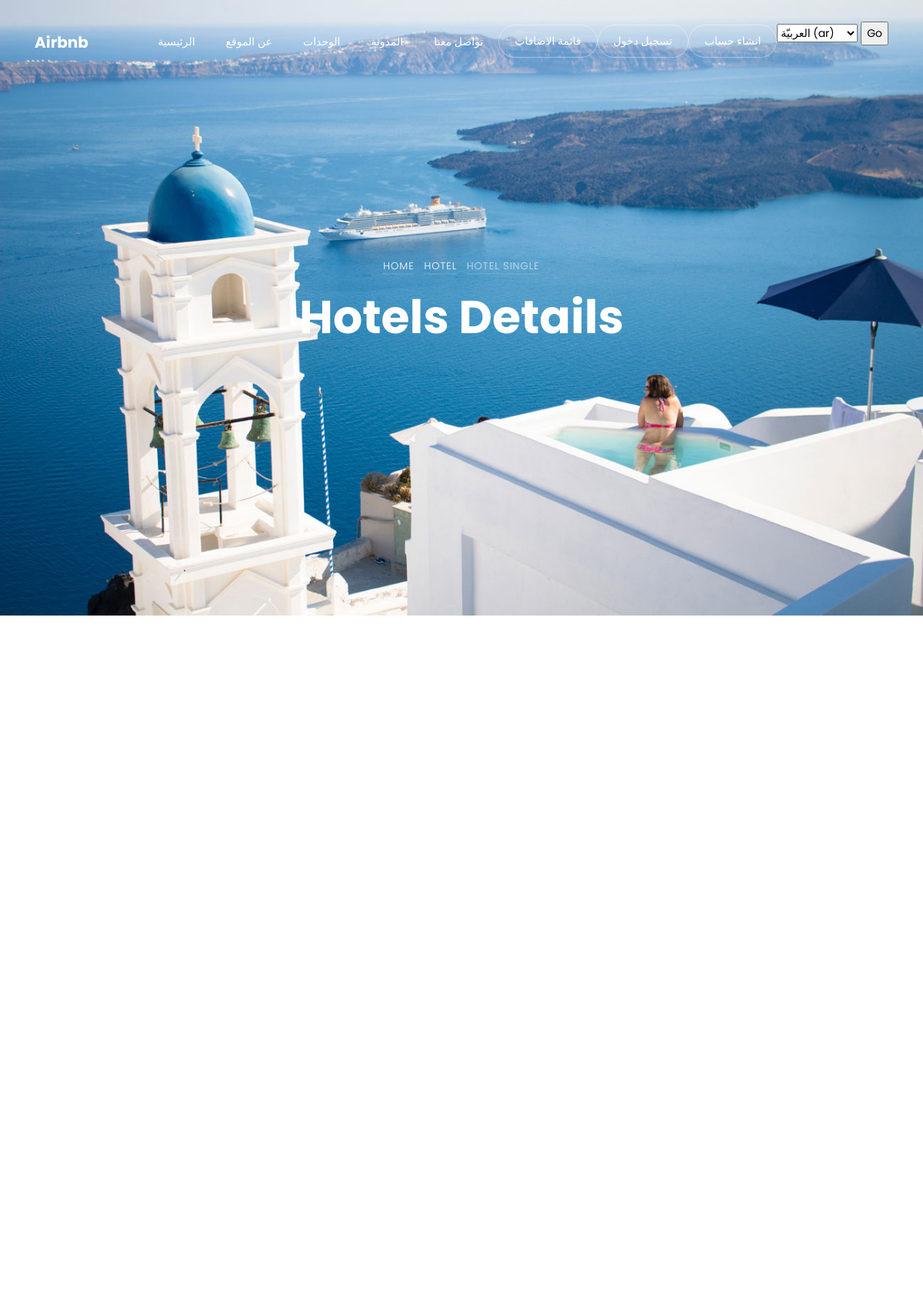
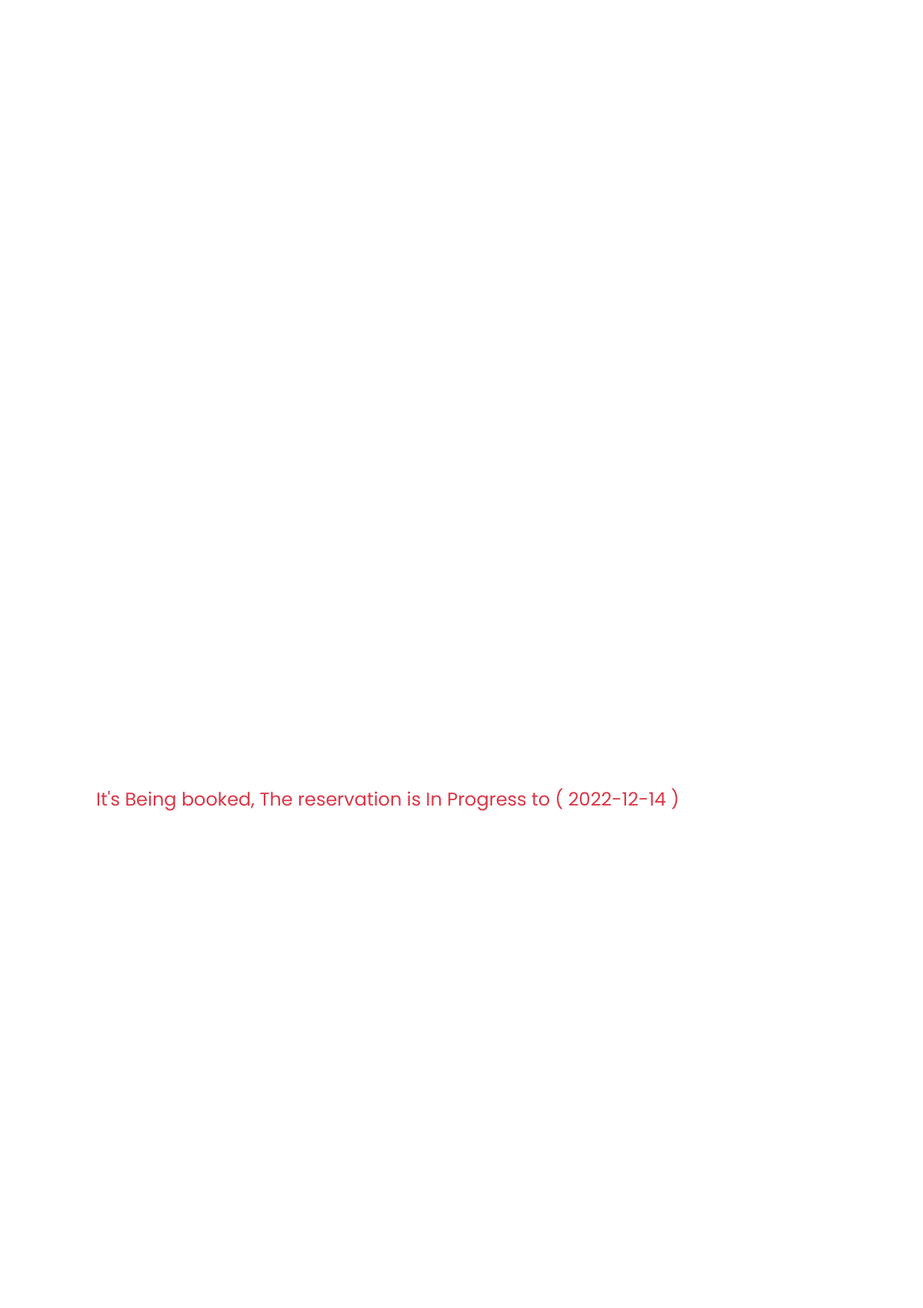
The page /property/flat-2 (upper part) on the database its author committed (2 pictures, top to bottom).
### settings/models.py (models this page shows, shortened)
class Settings(models.Model):
    site_name = models.CharField(max_length=50)
    logo = models.ImageField(upload_to='settings/')
    phone = models.CharField(max_length=20)
    email = models.EmailField(max_length=254)
    description = models.TextField(max_length=300)
    fb_link = models.URLField(max_length=200)
    tw_link = models.URLField(max_length=200)
    ins_link = models.URLField(max_length=200)
    address = models.CharField(max_length=100)

### property/models.py (models this page shows, shortened)
class Property(models.Model):
    owner = models.ForeignKey(User, related_name='property_owner', on_delete=models.CASCADE)
    name = models.CharField(max_length=100)
    image = models.ImageField(upload_to='property/')
    price = models.IntegerField(default=0)
    description = models.TextField(max_length=10000)
    place = models.ForeignKey('Place', related_name='property_place', on_delete=models.CASCADE)
    category=models.ForeignKey('Category', related_name='property_category', on_delete=models.CASCADE)
    create_at=models.DateTimeField(default=timezone.now)
    slug = models.SlugField(null=True, blank=True)
    def __str__(self):
        return self.name
    def get_absolute_url(self):
        return reverse('property:property_detail', kwargs={'slug':self.slug})
    def check_availability(self):
        all_reservations = self.book_property.all()
        now = timezone.now().date()
        for reservation in all_reservations:
            if now > reservation.date_to:
                return 'Available'
            elif now > reservation.date_from and now < reservation.date_to:
                reserved_to = reservation.date_to
                return f'In Progress to ( {reserved_to} )'
        else:
            return 'Available'

class PropertyBook(models.Model):
    user = models.ForeignKey(User, related_name='book_owner', on_delete=models.CASCADE)
    property = models.ForeignKey(Property, related_name='book_property', on_delete=models.CASCADE)
    date_from = models.DateField(default=timezone.now)
    date_to = models.DateField(default=timezone.now)
    guest = models.IntegerField(choices=COUNT)
    child = models.IntegerField(choices=COUNT)
    def in_progress(self):
        now = timezone.now().date()
        return now > self.date_from and now < self.date_to
    in_progress.boolean = True

### property/views.py (the view, shortened to what this page needs)
# urls.py: path('<slug:slug>', PropertyDetail.as_view(), name='property_detail'),
class PropertyDetail(FormMixin, DetailView):
    model= Property
    form_class = PropertyBookForm
    def get_context_data(self, **kwargs):
        context = super().get_context_data(**kwargs)
        context["related"] = Property.objects.filter(category=self.get_object().category)[:2]
        return context

### property/forms.py
class PropertyBookForm(forms.ModelForm):
    date_from = forms.DateField(widget= forms.DateInput(attrs={'id':'checkin_date'}))
    date_to = forms.DateField(widget= forms.DateInput(attrs={'id':'checkin_date'}))
    class Meta:
        model = PropertyBook
        fields = ['date_from', 'date_to', 'guest', 'child']

### property/models.py (called while the page is built)
    def __str__(self):
        return self.name

### property/templates/property/property_detail.html (shortened to what this page needs)
{% extends 'base.html' %} {% load static %} {% load bootstrap4 %} {% block body %}
<div class="hero-wrap js-fullheight" style='background-image: url({% static 'images/bg_5.jpg' %});'>
    <div class="container">
        <div class="row no-gutters slider-text js-fullheight align-items-center justify-content-center"
            data-scrollax-parent="true">
            <div class="col-md-9 ftco-animate text-center" data-scrollax=" properties: { translateY: '70%' }">
                <p class="breadcrumbs" data-scrollax="properties: { translateY: '30%', opacity: 1.6 }"><span
                        class="mr-2"><a href="index.html">Home</a></span> <span class="mr-2"><a
                            href="hotel.html">Hotel</a></span> <span>Hotel Single</span></p>
                <h1 class="mb-3 bread" data-scrollax="properties: { translateY: '30%', opacity: 1.6 }">Hotels Details
                </h1>
            </div>
        </div>
    </div>
</div>
<section class="ftco-section ftco-degree-bg">
    <div class="container">
        <div class="row">
            <div class="col-lg-10 mx-auto">
                <div class="row">
                    {% if object.check_availability == 'Available'  %}
                    <h4>Available Today</h4>
                    {% else %}
                    <h4 class='text-danger'>It's Being booked, The reservation is {{object.check_availability}}</h4>
                    {% endif %}
                </div>
            </div>
        </div>
    </div>
</section>
{% endblock body %}

### templates/base.html (shortened to what this page needs)
{% load static %} {% load i18n %}
<!DOCTYPE html>
<html lang="en">
  <head>
    <link
      rel="stylesheet"
      href="{% static 'css/open-iconic-bootstrap.min.css' %}"
    />
    <link rel="stylesheet" href="{% static 'css/animate.css' %}" />
    <link rel="stylesheet" href="{% static 'css/owl.carousel.min.css' %}" />
    <link
      rel="stylesheet"
      href="{% static 'css/owl.theme.default.min.css' %}"
    />
    <link rel="stylesheet" href="{% static 'css/magnific-popup.css' %}" />
    <link rel="stylesheet" href="{% static 'css/aos.css' %}" />
    <link rel="stylesheet" href="{% static 'css/ionicons.min.css' %}" />
    <link rel="stylesheet" href="{% static 'css/bootstrap-datepicker.css' %}" />
    <link rel="stylesheet" href="{% static 'css/jquery.timepicker.css' %}" />
    <link rel="stylesheet" href="{% static 'css/flaticon.css' %}" />
    <link rel="stylesheet" href="{% static 'css/icomoon.css' %}" />
    <link rel="stylesheet" href="{% static 'css/style.css' %}" />
  </head>
  <body>
    <nav
      class="navbar navbar-expand-lg navbar-dark ftco_navbar bg-dark ftco-navbar-light"
      id="ftco-navbar"
    >
      <div class="container">
        <a class="navbar-brand" href="/">{{myfooter.site_name}}</a>
        <div class="collapse navbar-collapse" id="ftco-nav">
          <ul class="navbar-nav ml-auto">
            <li class="nav-item">
              <a href="/" class="nav-link">{% translate "Home" %}</a>
            </li>
            <li class="nav-item">
              <a href="{% url 'about:about' %}" class="nav-link">
                {% translate "About" %}
              </a>
            </li>
            <li class="nav-item">
              <a href="{% url 'property:property_list' %}" class="nav-link"
                >{% translate "Properties" %}</a
              >
            </li>
            <li class="nav-item">
              <a href="{% url 'blog:post_list' %}" class="nav-link"
                >{% translate "Blog" %}</a
              >
            </li>
            <li class="nav-item">
              <a href="{% url 'home:contact_us' %}" class="nav-link"
                >{% translate "Contact" %}</a
              >
            </li>
            <li class="nav-item cta">
              <a href="" class="nav-link"
                ><span>{% translate "Add listing" %}</span></a
              >
            </li>
            {% if request.user.is_authenticated %}
            <li class="nav-item cta">
              <a href="{% url 'accounts:profile' %}" class="nav-link"
                >{% translate "Profile" %}</a
              >
            </li>
            {% else %}
            <li class="nav-item cta">
              <a href="{% url 'login' %}" class="nav-link"
                ><span>{% translate "Login" %}</span></a
              >
            </li>
            <li class="nav-item cta">
              <a href="{% url 'accounts:signup' %}" class="nav-link"
                ><span>{% translate "Sign Up" %}</span></a
              >
            </li>
            {% endif %}
            <form action="{% url 'set_language' %}" method="post">{% csrf_token %}
              <select name="language">
                  {% get_current_language as LANGUAGE_CODE %}
                  {% get_available_languages as LANGUAGES %}
                  {% get_language_info_list for LANGUAGES as languages %}
                  {% for language in languages %}
                      <option value="{{ language.code }}"{% if language.code == LANGUAGE_CODE %} selected{% endif %}>
                          {{ language.name_local }} ({{ language.code }})
                      </option>
                  {% endfor %}
              </select>
              <input type="submit" value="Go">
          </form>
          </ul>
        </div>
      </div>
    </nav>
    {% block body %} {% endblock body %}
  </body>
</html>

### rows shown on the page
Settings: site_name "Airbnb"
Property: check_availability "In Progress to ( 2022-12-14 )"

### other values the page prints
form field language "العربيّة (ar)"
